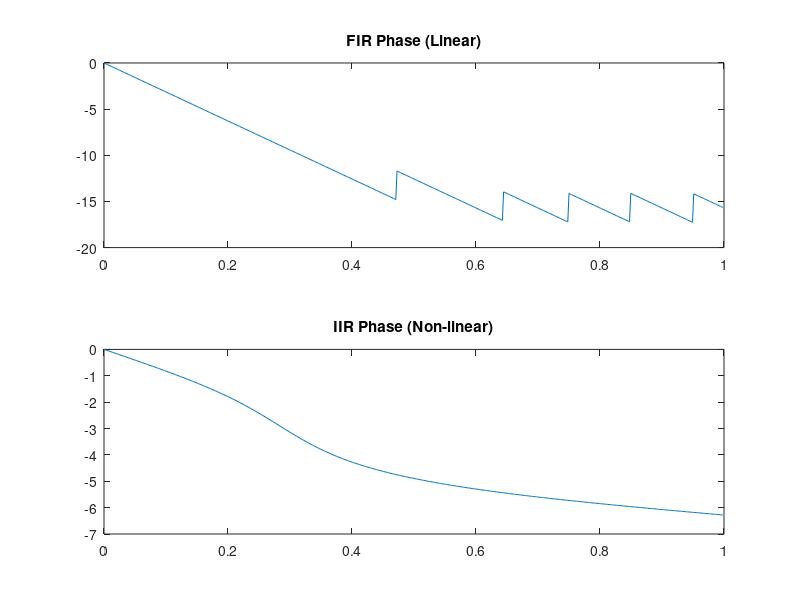

Write the MATLAB code that produced this figure.
b_fir = fir1(20, 0.3); 
a_fir = 1;
[b_iir, a_iir] = butter(4, 0.3);


subplot(2,1,1); [h, w] = freqz(b_fir, a_fir); 
plot(w/pi, unwrap(angle(h))); title('FIR Phase (Linear)');
subplot(2,1,2); [h, w] = freqz(b_iir, a_iir);
plot(w/pi, unwrap(angle(h))); title('IIR Phase (Non-linear)');
